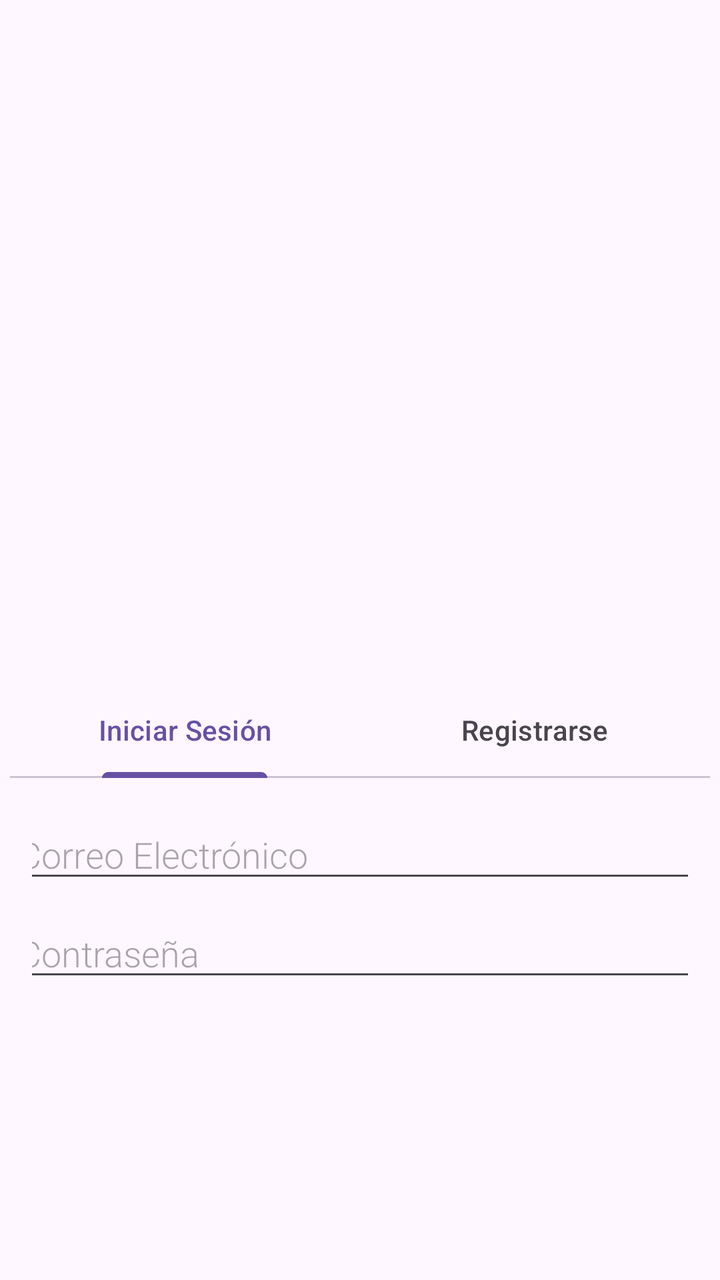
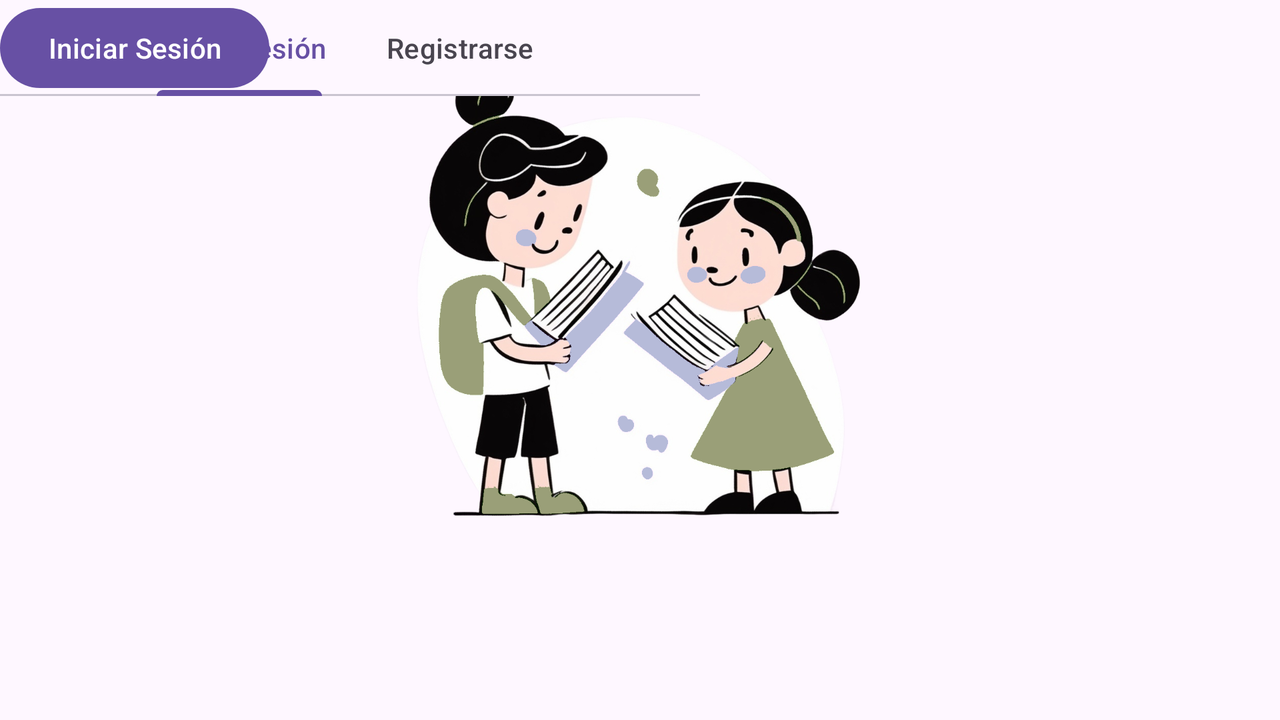

The same Android screen from two of the app's own layout files: first res/layout/ as a phone draws it, then the repository's variant for another configuration, drawn on a device whose configuration selects that folder. Both files follow.
<!-- AndroidManifest.xml: application theme Theme.Ligora_Trial -->
<!-- res/layout/activity_main.xml -->
<?xml version="1.0" encoding="utf-8"?>
<androidx.constraintlayout.widget.ConstraintLayout xmlns:android="http://schemas.android.com/apk/res/android"
    xmlns:app="http://schemas.android.com/apk/res-auto"
    xmlns:tools="http://schemas.android.com/tools"
    android:id="@+id/main"
    android:layout_width="match_parent"
    android:layout_height="match_parent"
    tools:context=".MainActivity">

    <ImageView
        android:id="@+id/imageView"
        android:layout_width="260dp"
        android:layout_height="269dp"
        android:layout_marginTop="24dp"
        android:src="@drawable/login_image"
        app:layout_constraintBottom_toTopOf="@+id/tabLayout"
        app:layout_constraintEnd_toEndOf="parent"
        app:layout_constraintHorizontal_bias="0.496"
        app:layout_constraintStart_toStartOf="parent"
        app:layout_constraintTop_toTopOf="parent"
        app:layout_constraintVertical_bias="0.0" />

    <com.google.android.material.tabs.TabLayout
        android:id="@+id/tabLayout"
        android:layout_width="350dp"
        android:layout_height="wrap_content"
        android:layout_marginTop="48dp"
        android:visibility="visible"
        app:layout_constraintEnd_toEndOf="parent"
        app:layout_constraintHorizontal_bias="0.491"
        app:layout_constraintStart_toStartOf="parent"
        app:layout_constraintTop_toBottomOf="@id/imageView">

        <com.google.android.material.tabs.TabItem
            android:layout_width="wrap_content"
            android:layout_height="wrap_content"
            android:text="Iniciar Sesión" />

        <com.google.android.material.tabs.TabItem
            android:layout_width="wrap_content"
            android:layout_height="wrap_content"
            android:text="Registrarse" />
    </com.google.android.material.tabs.TabLayout>

    
    <LinearLayout
        android:id="@+id/loginLayout"
        android:layout_width="0dp"
        android:layout_height="wrap_content"
        android:gravity="center_horizontal"
        android:orientation="vertical"
        android:padding="16dp"
        android:visibility="visible"
        app:layout_constraintEnd_toEndOf="parent"
        app:layout_constraintHorizontal_bias="0.0"
        app:layout_constraintStart_toStartOf="parent"
        app:layout_constraintTop_toBottomOf="@id/tabLayout">

        <EditText
            android:id="@+id/editTextTextEmailAddress"
            android:layout_width="350dp"
            android:layout_height="wrap_content"
            android:fontFamily="sans-serif-light"
            android:hint="Correo Electrónico"
            android:inputType="textEmailAddress" />

        <EditText
            android:id="@+id/editTextNumberPassword"
            android:layout_width="350dp"
            android:layout_height="wrap_content"
            android:layout_marginTop="8dp"
            android:fontFamily="sans-serif-light"
            android:hint="Contraseña"
            android:inputType="textPassword" />

        <com.google.android.material.button.MaterialButton
            android:id="@+id/buttonLogin"
            android:layout_width="200dp"
            android:layout_height="wrap_content"
            android:layout_marginTop="150dp"
            android:padding="12dp"
            android:text="Iniciar Sesión"
            app:cornerRadius="5dp" />

        <TextView
            android:id="@+id/textViewForgotPassword"
            android:layout_width="wrap_content"
            android:layout_height="wrap_content"
            android:layout_marginTop="16dp"
            android:background="@android:color/transparent"
            android:clickable="true"
            android:focusable="true"
            android:text="¿Olvidaste tu contraseña?"
            android:textStyle="bold|italic" />


    </LinearLayout>

    
    <LinearLayout
        android:id="@+id/registerLayout"
        android:layout_width="0dp"
        android:layout_height="wrap_content"
        android:gravity="center_horizontal"
        android:orientation="vertical"
        android:padding="16dp"
        android:visibility="gone"
        app:layout_constraintEnd_toEndOf="parent"
        app:layout_constraintStart_toStartOf="parent"
        app:layout_constraintTop_toBottomOf="@id/tabLayout">

        <EditText
            android:id="@+id/editTextName"
            android:layout_width="350dp"
            android:layout_height="wrap_content"
            android:fontFamily="sans-serif-light"
            android:hint="Nombre y Apellidos"
            android:inputType="textPersonName" />

        <EditText
            android:id="@+id/editTextEmailRegister"
            android:layout_width="350dp"
            android:layout_height="wrap_content"
            android:layout_marginTop="8dp"
            android:fontFamily="sans-serif-light"
            android:hint="Correo Electrónico"
            android:inputType="textEmailAddress" />

        <EditText
            android:id="@+id/editTextPasswordRegister"
            android:layout_width="350dp"
            android:layout_height="wrap_content"
            android:layout_marginTop="8dp"
            android:fontFamily="sans-serif-light"
            android:hint="Contraseña"
            android:inputType="textPassword" />

        <EditText
            android:id="@+id/editTextConfirmPassword"
            android:layout_width="350dp"
            android:layout_height="wrap_content"
            android:layout_marginTop="8dp"
            android:fontFamily="sans-serif-light"
            android:hint="Confirmar contraseña"
            android:inputType="textPassword" />

        <com.google.android.material.button.MaterialButton
            android:id="@+id/buttonRegister"
            android:layout_width="200dp"
            android:layout_height="wrap_content"
            android:layout_marginTop="50dp"
            android:padding="12dp"
            android:text="Registrarse"
            app:cornerRadius="5dp" />
    </LinearLayout>

</androidx.constraintlayout.widget.ConstraintLayout>
<!-- resources referenced by this layout -->
<resources>
  <style name="Theme.Ligora_Trial" parent="Base.Theme.Ligora_Trial" />
  <style name="Base.Theme.Ligora_Trial" parent="Theme.Material3.DayNight.NoActionBar">
          
          
      </style>
</resources>
<!-- res/layout-land/activity_main.xml (the repository's variant of the layout above) -->
<!-- drawn on the phone turned sideways -->
<?xml version="1.0" encoding="utf-8"?>
<androidx.constraintlayout.widget.ConstraintLayout xmlns:android="http://schemas.android.com/apk/res/android"
    xmlns:app="http://schemas.android.com/apk/res-auto"
    xmlns:tools="http://schemas.android.com/tools"
    android:id="@+id/main"
    android:layout_width="match_parent"
    android:layout_height="match_parent"
    tools:context=".MainActivity">

    <ImageView
        android:id="@+id/imageView"
        android:layout_width="260dp"
        android:layout_height="269dp"
        android:src="@drawable/LoginImage"
        app:layout_constraintBottom_toBottomOf="parent"
        app:layout_constraintEnd_toEndOf="parent"
        app:layout_constraintStart_toStartOf="parent"
        app:layout_constraintTop_toTopOf="parent"
        app:layout_constraintVertical_bias="0.105" />

    <EditText
        android:id="@+id/editTextTextEmailAddress"
        android:layout_width="350dp"
        android:layout_height="wrap_content"
        android:ems="10"
        android:fontFamily="sans-serif-light"
        android:hint="Correo Electrónico"
        android:inputType="textEmailAddress"
        tools:layout_editor_absoluteX="30dp"
        tools:layout_editor_absoluteY="420dp" />

    <EditText
        android:id="@+id/editTextNumberPassword"
        android:layout_width="350dp"
        android:layout_height="wrap_content"
        android:ems="10"
        android:hint="Contraseña"
        android:inputType="numberPassword"
        tools:layout_editor_absoluteX="30dp"
        tools:layout_editor_absoluteY="480dp" />

    <com.google.android.material.tabs.TabLayout
        android:layout_width="350dp"
        android:layout_height="wrap_content"
        tools:layout_editor_absoluteX="30dp"
        tools:layout_editor_absoluteY="341dp">

        <com.google.android.material.tabs.TabItem
            android:layout_width="wrap_content"
            android:layout_height="wrap_content"
            android:text="Iniciar Sesión" />

        <com.google.android.material.tabs.TabItem
            android:layout_width="wrap_content"
            android:layout_height="wrap_content"
            android:text="Registrarse" />
    </com.google.android.material.tabs.TabLayout>

    <Button
        android:id="@+id/button"
        android:layout_width="wrap_content"
        android:layout_height="wrap_content"
        android:text="Iniciar Sesión"
        tools:layout_editor_absoluteX="138dp"
        tools:layout_editor_absoluteY="598dp" />

</androidx.constraintlayout.widget.ConstraintLayout>
<!-- resources referenced by the variant -->
<!-- as the phone turned sideways resolves them -->
<resources>
  <!-- drawable LoginImage: png bitmap (drawable, 510988 bytes) -->
  <style name="Theme.Ligora_Trial" parent="Base.Theme.Ligora_Trial" />
  <style name="Base.Theme.Ligora_Trial" parent="Theme.Material3.DayNight.NoActionBar">
          
          
      </style>
</resources>
